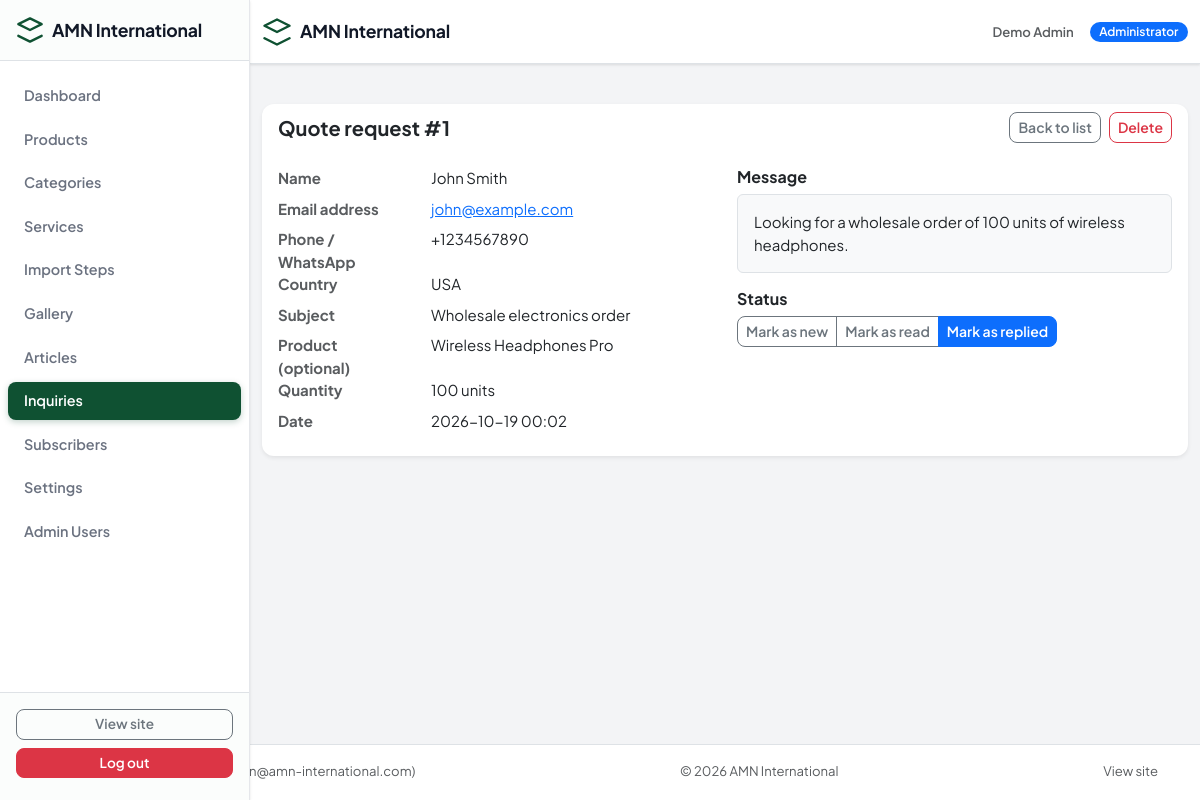
Screenshot of /admin/inquiries/1 (signed in) with the database file from the repository.
### tables this page shows
CREATE TABLE `users` (
  `id` int(10) UNSIGNED NOT NULL,
  `name` varchar(120) NOT NULL,
  `email` varchar(190) NOT NULL,
  `password` varchar(255) NOT NULL,
  `role` enum('admin','editor') NOT NULL DEFAULT 'admin',
  `is_active` tinyint(1) NOT NULL DEFAULT 1,
  `is_banned` tinyint(1) NOT NULL DEFAULT 0,
  `last_login` datetime DEFAULT NULL,
  `created_at` datetime NOT NULL,
  `updated_at` datetime NOT NULL
);

CREATE TABLE `inquiries` (
  `id` int(10) UNSIGNED NOT NULL,
  `type` enum('quote','contact') NOT NULL,
  `name` varchar(120) NOT NULL,
  `email` varchar(190) NOT NULL,
  `phone` varchar(60) DEFAULT NULL,
  `country` varchar(80) DEFAULT NULL,
  `subject` varchar(255) DEFAULT NULL,
  `product_id` int(10) UNSIGNED DEFAULT NULL,
  `quantity` varchar(60) DEFAULT NULL,
  `message` text NOT NULL,
  `ip_address` varchar(45) DEFAULT NULL,
  `status` enum('new','read','replied') NOT NULL DEFAULT 'new',
  `created_at` datetime NOT NULL,
  `updated_at` datetime NOT NULL
);

CREATE TABLE `products` (
  `id` int(10) UNSIGNED NOT NULL,
  `category_id` int(10) UNSIGNED NOT NULL,
  `name` varchar(150) NOT NULL,
  `slug` varchar(150) NOT NULL,
  `description` text NOT NULL,
  `country_of_origin` varchar(100) DEFAULT NULL,
  `short_description` varchar(500) NOT NULL,
  `price_usd` decimal(12,2) DEFAULT NULL,
  `featured_image` varchar(255) DEFAULT NULL,
  `stock` int(11) NOT NULL DEFAULT 0,
  `availability_status` enum('in_stock','out_of_stock','made_to_order','unavailable') NOT NULL DEFAULT 'in_stock',
  `is_active` tinyint(1) NOT NULL DEFAULT 1,
  `is_featured` tinyint(1) NOT NULL DEFAULT 0,
  `is_new` tinyint(1) NOT NULL DEFAULT 0,
  `is_popular` tinyint(1) NOT NULL DEFAULT 0,
  `is_price_published` tinyint(1) NOT NULL DEFAULT 1,
  `seo_title` varchar(200) DEFAULT NULL,
  `seo_description` varchar(300) DEFAULT NULL,
  `created_at` datetime NOT NULL,
  `updated_at` datetime NOT NULL
);

### app/Views/admin/inquiries/show.php (the view, shortened to what the rows shown need)
<div class="card border-0 shadow-sm">
    <div class="card-header bg-transparent border-0 d-flex justify-content-between align-items-center">
        <h5 class="fw-bold mb-0"><?= $inquiry['type'] === 'quote' ? __('admin.type_quote') : __('admin.type_contact') ?> #<?= (int)$inquiry['id'] ?></h5>
        <div class="d-flex gap-2">
            <a class="btn btn-sm btn-outline-secondary" href="<?= e(url('admin/inquiries')) ?>"><?= __('admin.back') ?></a>
            <form class="d-inline" action="<?= e(url('admin/inquiries/' . $inquiry['id'] . '/delete')) ?>" method="post" onsubmit="return confirm('<?= e(__('admin.confirm_delete')) ?>')">
                <button class="btn btn-sm btn-outline-danger" type="submit"><?= __('admin.delete') ?></button>
            </form>
        </div>
    </div>
    <div class="card-body">
        <div class="row g-4">
            <div class="col-md-6">
                <dl class="row mb-0">
                    <dt class="col-sm-4 text-muted"><?= __('fields.name') ?></dt>
                    <dd class="col-sm-8"><?= e($inquiry['name']) ?></dd>
                    <dt class="col-sm-4 text-muted"><?= __('fields.email') ?></dt>
                    <dd class="col-sm-8"><a href="mailto:<?= e($inquiry['email']) ?>"><?= e($inquiry['email']) ?></a></dd>
                    <dt class="col-sm-4 text-muted"><?= __('fields.phone') ?></dt>
                    <dd class="col-sm-8"><?= e($inquiry['phone'] ?: '-') ?></dd>
                    <dt class="col-sm-4 text-muted"><?= __('fields.country') ?></dt>
                    <dd class="col-sm-8"><?= e($inquiry['country'] ?: '-') ?></dd>
                    <dt class="col-sm-4 text-muted"><?= __('fields.subject') ?></dt>
                    <dd class="col-sm-8"><?= e($inquiry['subject'] ?: '-') ?></dd>
                    <dt class="col-sm-4 text-muted"><?= __('quote.product_label') ?></dt>
                    <dd class="col-sm-8"><?= e(!empty($product['name']) ? $product['name'] : ($inquiry['product_name'] ?? '-')) ?></dd>
                    <dt class="col-sm-4 text-muted"><?= __('fields.quantity') ?></dt>
                    <dd class="col-sm-8"><?= e($inquiry['quantity'] ?: '-') ?></dd>
                    <dt class="col-sm-4 text-muted"><?= __('admin.date') ?></dt>
                    <dd class="col-sm-8"><?= e(format_date($inquiry['created_at'], 'Y-m-d H:i')) ?></dd>
                </dl>
            </div>
            <div class="col-md-6">
                <h6 class="fw-bold"><?= __('fields.message') ?></h6>
                <div class="border rounded p-3 bg-light" style="white-space: pre-wrap;"><?= e($inquiry['message']) ?></div>
                <div class="mt-3">
                    <h6 class="fw-bold"><?= __('admin.status') ?></h6>
                    <div class="btn-group" role="group" aria-label="Status">
                        <?php foreach (['new', 'read', 'replied'] as $st): ?>
                            <button type="button" class="btn btn-sm btn-outline-<?= $st === $inquiry['status'] ? 'primary active' : 'secondary' ?> status-btn" data-status="<?= $st ?>"><?= __('admin.mark_' . $st) ?></button>
                        <?php endforeach; ?>
                    </div>
                </div>
            </div>
        </div>
    </div>
</div>

### app/Core/Router.php (shortened to what the rows shown need)
<?php
class Router
{
    private array $routes = [];
    public function add(string $method, string $pattern, array $handler): void
    {
        $regex = '#^' . preg_replace('#\{([a-zA-Z_]+)\}#', '(?P<$1>[^/]+)', trim($pattern, '/')) . '$#u';
        $this->routes[] = [
            'method'  => strtoupper($method),
            'pattern' => trim($pattern, '/'),
            'regex'   => $regex,
            'handler' => $handler,
        ];
    }
    public function dispatch(string $method, string $path): void
    {
        $path = trim(rawurldecode($path), '/');
        foreach ($this->routes as $route) {
            if (!preg_match($route['regex'], $path, $matches)) {
                continue;
            }
            $params = array_filter($matches, 'is_string', ARRAY_FILTER_USE_KEY);
            [$class, $action] = $route['handler'];
            $controller = new $class();
            $controller->$action(...array_values($params));
            return;
        }
    }
}

### app/Views/layouts/admin.php (shortened to what the rows shown need)
<?php
$user = App\Core\Auth::user();
$navItems = [
    ['label' => __('admin.dashboard'),   'path' => '/admin',                            'icon' => 'grid'],
    ['label' => __('admin.products'),    'path' => '/admin/products',                   'icon' => 'box'],
    ['label' => __('admin.categories'),  'path' => '/admin/categories',                 'icon' => 'tag'],
    ['label' => __('admin.services'),    'path' => '/admin/services',                   'icon' => 'settings'],
    ['label' => __('admin.steps'),       'path' => '/admin/steps',                      'icon' => 'list'],
    ['label' => __('admin.gallery'),     'path' => '/admin/gallery',                    'icon' => 'image'],
    ['label' => __('admin.articles'),    'path' => '/admin/articles',                   'icon' => 'doc'],
    ['label' => __('admin.inquiries'),   'path' => '/admin/inquiries',                  'icon' => 'quote'],
    ['label' => __('admin.subscribers'), 'path' => '/admin/subscribers',                'icon' => 'mail'],
    ['label' => __('admin.settings'),    'path' => '/admin/settings',                   'icon' => 'gear'],
    ['label' => __('admin.users'),       'path' => '/admin/users',                      'icon' => 'headset'],
];
$currentPath = parse_url($_SERVER['REQUEST_URI'] ?? '/', PHP_URL_PATH) ?? '/';
?>
<!DOCTYPE html>
<html lang="en" class="admin-html">
<head>
    <link rel="stylesheet" href="https://cdn.jsdelivr.net/npm/bootstrap@5.3.2/dist/css/bootstrap.min.css">
    <link rel="stylesheet" href="<?= e(asset('css/admin.css')) ?>">
</head>
<body class="d-flex flex-column min-vh-100 admin-body">
<aside class="admin-sidebar" id="adminSidebar">
    <div class="admin-sidebar-brand d-flex align-items-center gap-2 px-3 py-3 border-bottom">
        <svg width="28" height="28" viewBox="0 0 24 24" fill="none" stroke="currentColor" stroke-width="2" stroke-linecap="round" stroke-linejoin="round"><path d="M12 2L2 7l10 5 10-5-10-5z"/><path d="M2 17l10 5 10-5"/></svg>
        <span class="fw-bold d-none d-sm-inline admin-sidebar-brand-text"><?= e(setting('company_name')) ?></span>
    </div>
    <nav class="admin-sidebar-nav flex-grow-1 py-3">
        <ul class="list-unstyled ps-0 mb-0">
            <?php foreach ($navItems as $item): ?>
                <?php
                $isActive = $item['path'] === '/admin'
                    ? ($currentPath === rtrim(BASE_URL, '/') . '/admin' || ($currentPath === rtrim(BASE_URL, '/')))
                    : strpos($currentPath, BASE_URL . rtrim($item['path'], '/')) === 0;
                ?>
                <li class="mb-1">
                    <a class="admin-nav-link d-flex align-items-center gap-2 px-3 py-2 rounded-3 text-decoration-none <?php echo $isActive ? 'active' : '' ?>"
                       href="<?= e(url($item['path'])) ?>"
                       aria-current="<?php echo $isActive ? 'page' : 'false' ?>">
                        <span class="admin-nav-label d-none d-sm-inline"><?= e($item['label']) ?></span>
                    </a>
                </li>
            <?php endforeach; ?>
        </ul>
    </nav>
    <div class="admin-sidebar-footer border-top p-3">
        <a class="btn btn-outline-secondary btn-sm w-100 mb-2" href="<?= e(url('/')) ?>" target="_blank" rel="noopener"><?= __('admin.view_site') ?></a>
        <a class="btn btn-danger btn-sm w-100" href="<?= e(url('admin/logout')) ?>" onclick="return confirm('<?= e(__('admin.confirm_delete')) ?>')"><?= __('admin.logout') ?></a>
    </div>
</aside>
<header class="admin-header border-bottom">
    <div class="container d-flex align-items-center justify-content-between py-2">
        <a class="navbar-brand d-none d-sm-flex align-items-center gap-2 text-decoration-none" href="<?= e(url('admin')) ?>">
            <svg width="30" height="30" viewBox="0 0 24 24" fill="none" stroke="currentColor" stroke-width="2" stroke-linecap="round" stroke-linejoin="round"><path d="M12 2L2 7l10 5 10-5-10-5z"/><path d="M2 17l10 5 10-5"/></svg>
            <span class="fw-bold admin-sidebar-brand-text"><?= e(setting('company_name')) ?></span>
        </a>
        <div class="d-flex align-items-center gap-3">
            <span class="d-none d-sm-inline text-muted small admin-header-user"><?= e($user['name'] ?? '') ?></span>
            <span class="badge bg-primary text-white d-none d-sm-inline admin-header-role"><?= __('admin.role_admin') ?></span>
        </div>
    </div>
</header>
<main class="admin-main flex-grow-1">
    <div class="container mt-4 flex-grow-1">
        <?= $content ?? '' ?>
    </div>
</main>
<footer class="mt-auto py-3 border-top admin-footer">
    <div class="container text-muted small d-flex flex-column flex-sm-row align-items-center justify-content-between gap-2">
        <span><?= __('admin.role_admin') ?>: <?= e($user['name'] ?? '') ?> (<?= e($user['email'] ?? '') ?>)</span>
        <span>&copy; <?= date('Y') ?> <?= e(setting('company_name')) ?></span>
        <a class="text-decoration-none text-muted" href="<?= e(url('/')) ?>"><?= __('admin.view_site') ?></a>
    </div>
</footer>
</body>
</html>

### rows the page displays
users: name "Demo Admin", email "admin@amn-international.com"
inquiries: id "1", name "John Smith", email "john@example.com", phone "+1234567890", country "USA", subject "Wholesale electronics order", quantity "100 units", created_at "2026-10-19 00:02", message "Looking for a wholesale order of 100 units of wireless headphones."
products: name "Wireless Headphones Pro"

### other values shown
$item['label'] "Dashboard"
$item['label'] "Products"
$item['label'] "Categories"
$item['label'] "Services"
$item['label'] "Import Steps"
$item['label'] "Gallery"
$item['label'] "Articles"
$item['label'] "Inquiries"
$item['label'] "Subscribers"
$item['label'] "Settings"
$item['label'] "Admin Users"
__('admin.mark_' . $st) "Mark as new"
__('admin.mark_' . $st) "Mark as read"
__('admin.mark_' . $st) "Mark as replied"
